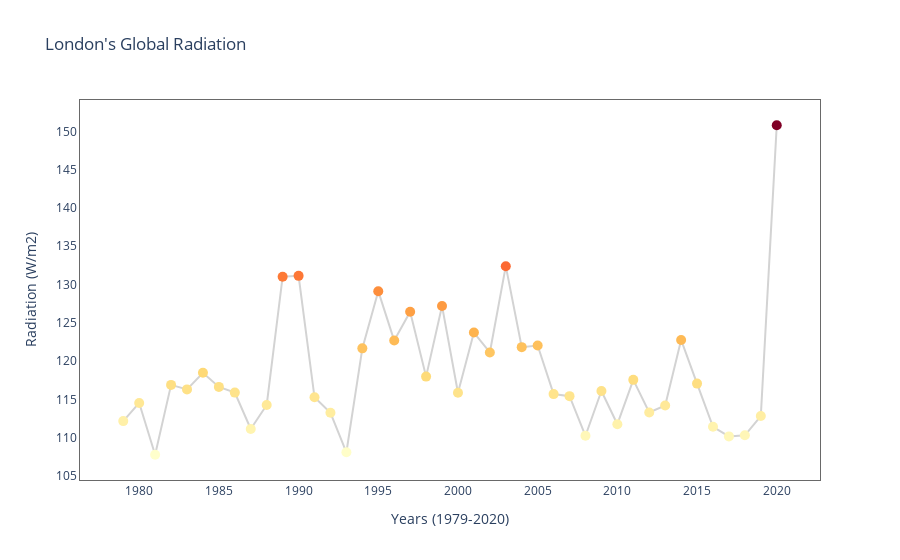

Notebook code cell kept with this figure:
### Markdown cell above
#### Change in Global Radiation in London over the Years

### Code cell
layout = go.Layout(
    title = "London's Global Radiation",
        plot_bgcolor = '#fff',
            hovermode = 'x',
    
    xaxis = dict(
        title = 'Years (1979-2020)',
        linecolor = 'dimgrey',
        showgrid = False,
        showspikes = True,
        spikedash = 'dot',
        spikecolor = 'darkgrey',
        spikemode = 'across',
        spikethickness = 1,
        mirror = True 
        ),
                   
    yaxis = dict(
        title = 'Radiation (W/m2)',
        linecolor = 'dimgrey',
        showgrid = False,
        mirror = True 
        )
    )

plot = go.Figure(data = [go.Scatter(
    x = yearly_df.year,
    y = yearly_df.global_radiation,
    mode = 'lines+markers',
    marker = dict(color = yearly_df.global_radiation, colorscale = 'ylorrd', size = 10),
    line_color = 'lightgrey')],
    layout = layout)
plot.show()

### Figure 1 — Plotly figure (JSON) as saved in the notebook; plotly's stock layout.template omitted (floating-point values rounded to 4 significant figures)
{"data": [{"line": {"color": "lightgrey"}, "marker": {"color": [112.2, 114.5, 107.8, 116.9, 116.3, 118.5, 116.6, 115.9, 111.1, 114.3, 131.0, 131.1, 115.3, 113.2, 108.1, 121.7, 129.1, 122.7, 126.5, 118.0, 127.2, 115.9, 123.7, 121.1, 132.4, 121.8, 122.0, 115.7, 115.4, 110.3, 116.1, 111.8, 117.6, 113.3, 114.2, 122.8, 117.1, 111.4, 110.2, 110.3, 112.8, 150.8], "colorscale": [[0, "rgb(255,255,204)"], [0.125, "rgb(255,237,160)"], [0.25, "rgb(254,217,118)"], [0.375, "rgb(254,178,76)"], [0.5, "rgb(253,141,60)"], [0.625, "rgb(252,78,42)"], [0.75, "rgb(227,26,28)"], [0.875, "rgb(189,0,38)"], [1, "rgb(128,0,38)"]], "size": 10}, "mode": "lines+markers", "type": "scatter", "x": [1979, 1980, 1981, 1982, 1983, 1984, 1985, 1986, 1987, 1988, 1989, 1990, 1991, 1992, 1993, 1994, 1995, 1996, 1997, 1998, 1999, 2000, 2001, 2002, 2003, 2004, 2005, 2006, 2007, 2008, 2009, 2010, 2011, 2012, 2013, 2014, 2015, 2016, 2017, 2018, 2019, 2020], "y": [112.2, 114.5, 107.8, 116.9, 116.3, 118.5, 116.6, 115.9, 111.1, 114.3, 131.0, 131.1, 115.3, 113.2, 108.1, 121.7, 129.1, 122.7, 126.5, 118.0, 127.2, 115.9, 123.7, 121.1, 132.4, 121.8, 122.0, 115.7, 115.4, 110.3, 116.1, 111.8, 117.6, 113.3, 114.2, 122.8, 117.1, 111.4, 110.2, 110.3, 112.8, 150.8]}], "layout": {"hovermode": "x", "plot_bgcolor": "#fff", "title": {"text": "London's Global Radiation"}, "xaxis": {"linecolor": "dimgrey", "mirror": true, "showgrid": false, "showspikes": true, "spikecolor": "darkgrey", "spikedash": "dot", "spikemode": "across", "spikethickness": 1, "title": {"text": "Years (1979-2020)"}}, "yaxis": {"linecolor": "dimgrey", "mirror": true, "showgrid": false, "title": {"text": "Radiation (W/m2)"}}}}
